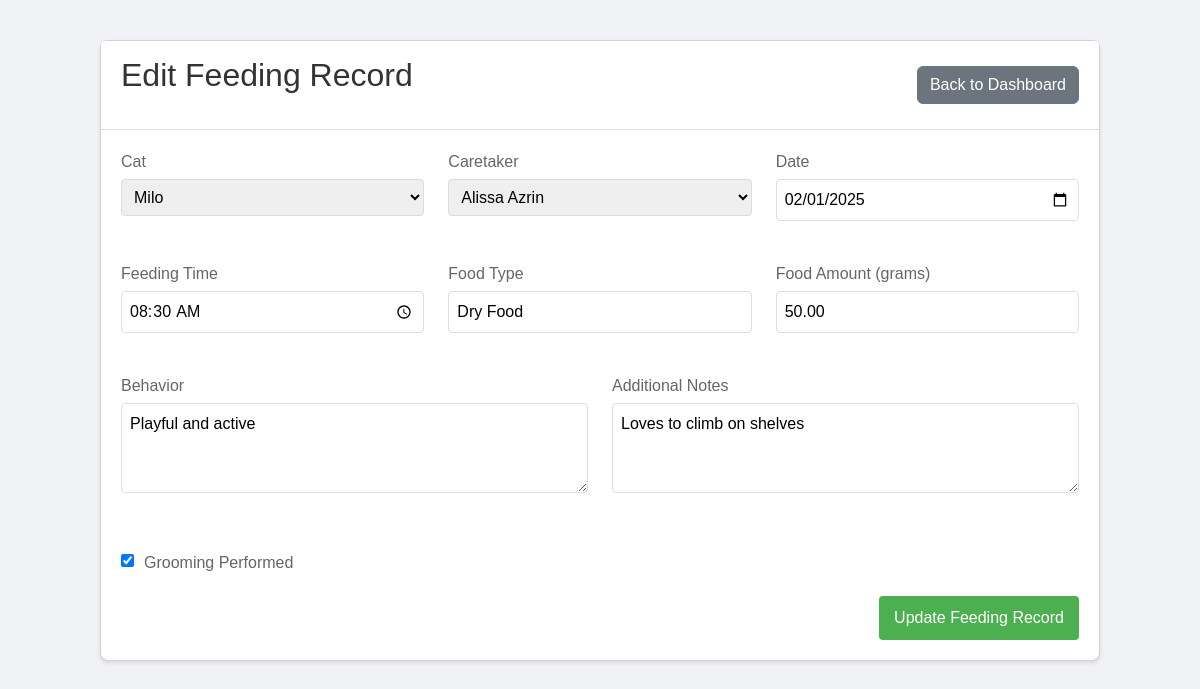
Screenshot of /cat_sanctuary/edit_feeding.php?id=1 (signed in) with the database file from the repository.
### tables this page shows
CREATE TABLE `DailyCare` (
  `careID` int(11) NOT NULL,
  `catID` int(11) DEFAULT NULL,
  `caretakerID` int(11) DEFAULT NULL,
  `Date` date NOT NULL,
  `FeedingTime` time DEFAULT NULL,
  `FoodType` varchar(50) DEFAULT NULL,
  `FoodAmount` decimal(5,2) DEFAULT NULL,
  `Behavior` text,
  `Grooming` tinyint(1) DEFAULT '0',
  `Notes` text
);

CREATE TABLE `Cat` (
  `catID` int(11) NOT NULL,
  `Name` varchar(50) NOT NULL,
  `DateOfBirth` date DEFAULT NULL,
  `Breed` varchar(30) DEFAULT NULL,
  `Color` varchar(30) DEFAULT NULL,
  `Gender` varchar(10) DEFAULT NULL,
  `IntakeDate` date NOT NULL,
  `Status` tinyint(1) DEFAULT '1'
);

### cat_sanctuary/edit_feeding.php (the view, shortened to what this page needs)
<?php
require_once 'config.php';
$careID = isset($_GET['id']) ? (int)$_GET['id'] : 0;
try {
    $stmt = $pdo->prepare("SELECT catID, name FROM Cat");
    $stmt->execute();
    $cats = $stmt->fetchAll(PDO::FETCH_ASSOC);
} catch (PDOException $e) {
    $error = "Error fetching cats: " . $e->getMessage();
    $cats = [];
}
try {
    $stmt = $pdo->prepare("SELECT UserID, CONCAT(firstName, ' ', lastName) AS CaretakerName FROM users WHERE Role = 'Caretaker'");
    $stmt->execute();
    $caretakers = $stmt->fetchAll(PDO::FETCH_ASSOC);
} catch (PDOException $e) {
    $error = "Error fetching caretakers: " . $e->getMessage();
    $caretakers = [];
}
try {
    $stmt = $pdo->prepare("SELECT * FROM DailyCare WHERE careID = ?");
    $stmt->execute([$careID]);
    $feeding = $stmt->fetch(PDO::FETCH_ASSOC);
} catch (PDOException $e) {
    $error = "Error fetching feeding record: " . $e->getMessage();
}
?>
<!DOCTYPE html>
<html lang="en">
<head>
    <link rel="stylesheet" href="https://cdn.jsdelivr.net/npm/bootstrap@5.3.0/dist/css/bootstrap.min.css">
</head>
<body>
    <div class="container">
        <div class="card">
            <div class="card-header d-flex justify-content-between align-items-center">
                <h2>Edit Feeding Record</h2>
                <a href="dashboard.php?tab=feedings" class="btn btn-secondary">Back to Dashboard</a>
            </div>
            <div class="card-body">
                <form method="POST" action="">
                    <div class="row mb-3">
                        <div class="col-md-4">
                            <div class="form-group">
                                <label for="catID">Cat</label>
                                <select id="catID" name="catID" required>
                                    <?php foreach ($cats as $cat): ?>
                                        <option value="<?php echo htmlspecialchars($cat['catID']); ?>"
                                                <?php echo ($cat['catID'] == $feeding['catID']) ? 'selected' : ''; ?>>
                                            <?php echo htmlspecialchars($cat['name']); ?>
                                        </option>
                                    <?php endforeach; ?>
                                </select>
                            </div>
                        </div>
                        <div class="col-md-4">
                            <div class="form-group">
                                <label for="caretakerID">Caretaker</label>
                                <select id="caretakerID" name="caretakerID" required>
                                    <?php foreach ($caretakers as $caretaker): ?>
                                        <option value="<?php echo htmlspecialchars($caretaker['UserID']); ?>"
                                                <?php echo ($caretaker['UserID'] == $feeding['caretakerID']) ? 'selected' : ''; ?>>
                                            <?php echo htmlspecialchars($caretaker['CaretakerName']); ?>
                                        </option>
                                    <?php endforeach; ?>
                                </select>
                            </div>
                        </div>
                        <div class="col-md-4">
                            <div class="form-group">
                                <label for="Date">Date</label>
                                <input type="date" id="Date" name="Date" value="<?php echo htmlspecialchars($feeding['Date']); ?>" required>
                            </div>
                        </div>
                    </div>
                    <div class="row mb-3">
                        <div class="col-md-4">
                            <div class="form-group">
                                <label for="FeedingTime">Feeding Time</label>
                                <input type="time" id="FeedingTime" name="FeedingTime" value="<?php echo htmlspecialchars($feeding['FeedingTime']); ?>" required>
                            </div>
                        </div>
                        <div class="col-md-4">
                            <div class="form-group">
                                <label for="FoodType">Food Type</label>
                                <input type="text" id="FoodType" name="FoodType" maxlength="50" value="<?php echo htmlspecialchars($feeding['FoodType']); ?>" required>
                            </div>
                        </div>
                        <div class="col-md-4">
                            <div class="form-group">
                                <label for="FoodAmount">Food Amount (grams)</label>
                                <input type="number" id="FoodAmount" name="FoodAmount" step="0.01" value="<?php echo htmlspecialchars($feeding['FoodAmount']); ?>" required>
                            </div>
                        </div>
                    </div>
                    <div class="row mb-3">
                        <div class="col-md-6">
                            <div class="form-group">
                                <label for="Behavior">Behavior</label>
                                <textarea id="Behavior" name="Behavior" rows="3"><?php echo htmlspecialchars($feeding['Behavior'] ?? ''); ?></textarea>
                            </div>
                        </div>
                        <div class="col-md-6">
                            <div class="form-group">
                                <label for="Notes">Additional Notes</label>
                                <textarea id="Notes" name="Notes" rows="3"><?php echo htmlspecialchars($feeding['Notes'] ?? ''); ?></textarea>
                            </div>
                        </div>
                    </div>
                    <div class="row mb-3">
                        <div class="col-md-6">
                            <div class="checkbox-container">
                                <input type="checkbox" id="Grooming" name="Grooming" value="1" <?php echo ($feeding['Grooming'] == 1) ? 'checked' : ''; ?>>
                                <label for="Grooming">Grooming Performed</label>
                            </div>
                        </div>
                    </div>
                    <div class="d-grid gap-2 d-md-flex justify-content-md-end">
                        <button type="submit">Update Feeding Record</button>
                    </div>
                </form>
            </div>
        </div>
    </div>
</body>
</html>

### cat_sanctuary/edit_feeding.php (style rules this page uses)
* { box-sizing: border-box; margin: 0; padding: 0; font-family: Arial, sans-serif; }
body { background-color: #f0f2f5; }
.container { max-width: 1200px; margin: 0 auto; padding: 20px; }
.card { max-width: 1000px; margin: 20px auto; background: white; border-radius: 8px; box-shadow: 0 2px 4px rgba(0,0,0,0.1); }
h1, h2 { color: #333; margin-bottom: 20px; }
.form-group { margin-bottom: 15px; }
label { display: block; margin-bottom: 5px; color: #666; }
input, select, textarea { width: 100%; padding: 8px; border: 1px solid #ddd; border-radius: 4px; margin-bottom: 10px; }
button { background: #4CAF50; color: white; padding: 10px 15px; border: none; border-radius: 4px; cursor: pointer; }
.btn-secondary { background: #6c757d; }
.card-header { background-color: #fff; border-bottom: 1px solid #ddd; padding: 15px 20px; }
.card-body { padding: 20px; }
.checkbox-container { display: flex; align-items: center; margin-top: 10px; }
.checkbox-container input[type="checkbox"] { width: auto; margin-right: 10px; }

### rows the page displays
dailycare: catID "Milo", caretakerID "Alissa Azrin", Date "02/01/2025", FeedingTime "08:30:00", FoodType "Dry Food", FoodAmount "50.00", Behavior "Playful and active", Notes "Loves to climb on shelves", Grooming "☑"
